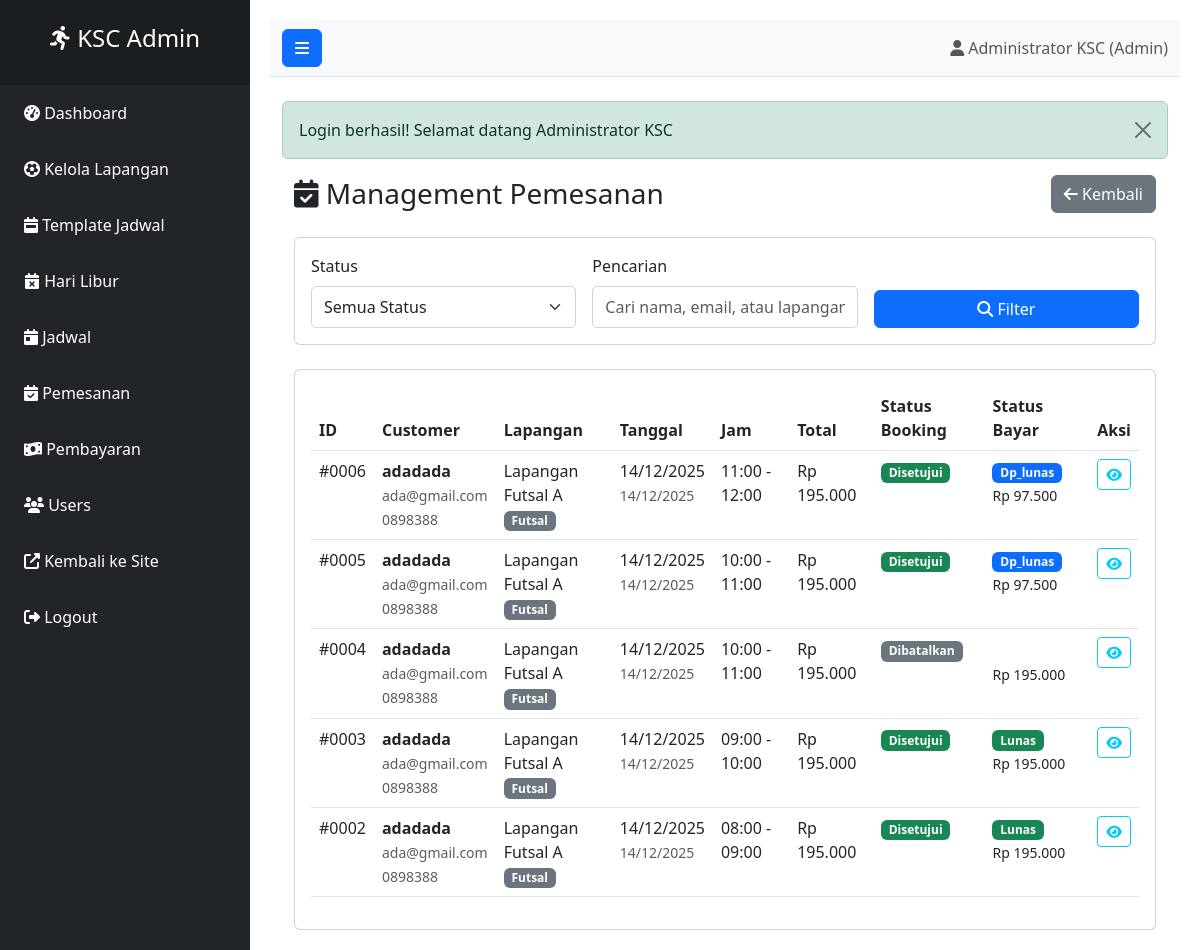
The page /admin/pemesanan.php (signed in) on the database its author committed.
### tables this page shows
CREATE TABLE `pemesanan` (
  `id_pemesanan` int(10) UNSIGNED NOT NULL,
  `id_user` int(10) UNSIGNED NOT NULL,
  `id_jadwal` int(10) UNSIGNED NOT NULL,
  `id_admin` int(10) UNSIGNED DEFAULT NULL,
  `tanggal_pesan` timestamp NOT NULL DEFAULT current_timestamp(),
  `total_harga` decimal(10,2) NOT NULL,
  `status_pemesanan` enum('menunggu','disetujui','ditolak','selesai','dibatalkan') DEFAULT 'menunggu',
  `catatan` text DEFAULT NULL,
  `cancel_reason` text DEFAULT NULL,
  `canceled_at` timestamp NULL DEFAULT NULL,
  `created_at` timestamp NOT NULL DEFAULT current_timestamp(),
  `updated_at` timestamp NULL DEFAULT NULL ON UPDATE current_timestamp()
);

CREATE TABLE `user` (
  `id_user` int(10) UNSIGNED NOT NULL,
  `nama` varchar(100) NOT NULL,
  `username` varchar(50) NOT NULL,
  `email` varchar(150) DEFAULT NULL,
  `no_hp` varchar(20) DEFAULT NULL,
  `password` varchar(255) NOT NULL,
  `role` enum('admin','penyewa') NOT NULL DEFAULT 'penyewa',
  `created_at` timestamp NOT NULL DEFAULT current_timestamp(),
  `updated_at` timestamp NULL DEFAULT NULL ON UPDATE current_timestamp()
);

CREATE TABLE `lapangan` (
  `id_lapangan` int(10) UNSIGNED NOT NULL,
  `nama_lapangan` varchar(100) NOT NULL,
  `tipe_lapangan` enum('Futsal','Badminton','Voli','Basket','Tennis') DEFAULT NULL,
  `harga_per_jam` decimal(10,2) NOT NULL DEFAULT 0.00,
  `deskripsi` text DEFAULT NULL,
  `status_lapangan` enum('aktif','tidak_aktif') DEFAULT 'aktif',
  `id_user` int(10) UNSIGNED NOT NULL,
  `created_at` timestamp NOT NULL DEFAULT current_timestamp(),
  `updated_at` timestamp NULL DEFAULT NULL ON UPDATE current_timestamp()
);

CREATE TABLE `jadwal` (
  `id_jadwal` int(10) UNSIGNED NOT NULL,
  `id_lapangan` int(10) UNSIGNED NOT NULL,
  `tanggal` date NOT NULL,
  `jam_mulai` time NOT NULL,
  `jam_selesai` time NOT NULL,
  `harga` decimal(10,2) DEFAULT NULL,
  `status_ketersediaan` enum('tersedia','dibooking','blokir') DEFAULT 'tersedia',
  `created_at` timestamp NOT NULL DEFAULT current_timestamp(),
  `updated_at` timestamp NULL DEFAULT NULL ON UPDATE current_timestamp()
);

CREATE TABLE `pembayaran` (
  `id_pembayaran` int(10) UNSIGNED NOT NULL,
  `id_pemesanan` int(10) UNSIGNED NOT NULL,
  `tipe_pembayaran` enum('full','dp') DEFAULT 'full',
  `dp_percent` tinyint(3) UNSIGNED DEFAULT 0,
  `dp_amount` decimal(12,2) DEFAULT 0.00,
  `jumlah_bayar` decimal(12,2) NOT NULL,
  `sisa_tagihan` decimal(12,2) DEFAULT 0.00,
  `kode_pembayaran` varchar(50) DEFAULT NULL,
  `metode_bayar` enum('qris','transfer') DEFAULT 'qris',
  `payment_gateway` varchar(50) DEFAULT NULL,
  `external_id` varchar(100) DEFAULT NULL,
  `payment_url` text DEFAULT NULL,
  `expired_time` timestamp NULL DEFAULT NULL,
  `tanggal_bayar` timestamp NULL DEFAULT NULL,
  `status_bayar` enum('pending','lunas','dp_lunas','gagal','dibatalkan','expired') DEFAULT 'pending',
  `bukti_pembayaran` varchar(255) DEFAULT NULL,
  `qr_code` text DEFAULT NULL,
  `created_at` timestamp NOT NULL DEFAULT current_timestamp(),
  `updated_at` timestamp NULL DEFAULT NULL ON UPDATE current_timestamp()
);

### includes/database.php (called while the page is built, shortened)
<?php
class Database {
    private $host = DB_HOST;
    private $user = DB_USER;
    private $pass = DB_PASS;
    private $dbname = DB_NAME;
    private $dbh;
    private $stmt;
    public function __construct() {
        $dsn = 'mysql:host=' . $this->host . ';dbname=' . $this->dbname . ';charset=utf8';
        $options = array(
            PDO::ATTR_PERSISTENT => true,
            PDO::ATTR_ERRMODE => PDO::ERRMODE_EXCEPTION
        );
        try {
            $this->dbh = new PDO($dsn, $this->user, $this->pass, $options);
        } catch(PDOException $e) {
            $this->error = $e->getMessage();
            echo $this->error;
        }
    }
    public function query($sql) {
        $this->stmt = $this->dbh->prepare($sql);
    }
    public function execute() {
        return $this->stmt->execute();
    }
    public function resultSet() {
        $this->execute();
        return $this->stmt->fetchAll(PDO::FETCH_OBJ);
    }
}
?>

### includes/functions.php (called while the page is built, shortened)
<?php
if (!function_exists('formatCurrency')) {
    function formatCurrency($amount) {
        return 'Rp ' . number_format($amount, 0, ',', '.');
    }
}
if (!function_exists('formatDate')) {
    function formatDate($date) {
        return date('d/m/Y', strtotime($date));
    }
}
?>

### admin/pemesanan.php (the view, shortened to what this page needs)
<?php
require_once '../includes/admin-header.php';
require_once '../includes/database.php';
require_once '../includes/functions.php';
$db = new Database();
$search = $_GET['search'] ?? '';
$sql = 'SELECT p.*, u.nama, u.email, u.no_hp,
               l.nama_lapangan, l.tipe_lapangan,
               j.tanggal, j.jam_mulai, j.jam_selesai,
               py.kode_pembayaran, py.status_bayar, py.jumlah_bayar
        FROM pemesanan p
        JOIN user u ON p.id_user = u.id_user
        JOIN jadwal j ON p.id_jadwal = j.id_jadwal
        JOIN lapangan l ON j.id_lapangan = l.id_lapangan
        LEFT JOIN pembayaran py ON p.id_pemesanan = py.id_pemesanan
        WHERE 1=1';
$sql .= ' ORDER BY p.tanggal_pesan DESC';
$db->query($sql);
$bookings = $db->resultSet();
?>
<div class="container-fluid">
    <div class="d-flex justify-content-between align-items-center mb-4">
        <h1 class="h3 mb-0"><i class="fas fa-calendar-check"></i> Management Pemesanan</h1>
        <div>
            <a href="dashboard.php" class="btn btn-secondary">
                <i class="fas fa-arrow-left"></i> Kembali
            </a>
        </div>
    </div>
    <div class="card mb-4">
        <div class="card-body">
            <form method="GET" class="row g-3">
                <div class="col-md-4">
                    <label class="form-label">Status</label>
                    <select class="form-select" name="status">
                        <option value="">Semua Status</option>
                    </select>
                </div>
                <div class="col-md-4">
                    <label class="form-label">Pencarian</label>
                    <input type="text" class="form-control" name="search" value="<?= htmlspecialchars($search) ?>"
                           placeholder="Cari nama, email, atau lapangan...">
                </div>
                <div class="col-md-4 d-flex align-items-end">
                    <button type="submit" class="btn btn-primary w-100">
                        <i class="fas fa-search"></i> Filter
                    </button>
                </div>
            </form>
        </div>
    </div>
    <div class="card">
        <div class="card-body">
            <div class="table-responsive">
                <table class="table table-hover">
                    <thead>
                        <tr>
                            <th>ID</th>
                            <th>Customer</th>
                            <th>Lapangan</th>
                            <th>Tanggal</th>
                            <th>Jam</th>
                            <th>Total</th>
                            <th>Status Booking</th>
                            <th>Status Bayar</th>
                            <th>Aksi</th>
                        </tr>
                    </thead>
                    <tbody>
                        <?php if(empty($bookings)): ?>
                            <tr>
                                <td colspan="9" class="text-center text-muted">Tidak ada data pemesanan</td>
                            </tr>
                        <?php else: ?>
                            <?php foreach($bookings as $booking): ?>
                            <tr>
                                <td>#<?= str_pad($booking->id_pemesanan, 4, '0', STR_PAD_LEFT) ?></td>
                                <td>
                                    <strong><?= $booking->nama ?></strong><br>
                                    <small class="text-muted"><?= $booking->email ?></small><br>
                                    <small class="text-muted"><?= $booking->no_hp ?></small>
                                </td>
                                <td>
                                    <?= $booking->nama_lapangan ?><br>
                                    <span class="badge bg-secondary"><?= $booking->tipe_lapangan ?></span>
                                </td>
                                <td>
                                    <?= formatDate($booking->tanggal) ?><br>
                                    <small class="text-muted"><?= formatDate($booking->tanggal_pesan) ?></small>
                                </td>
                                <td><?= substr($booking->jam_mulai, 0, 5) ?> - <?= substr($booking->jam_selesai, 0, 5) ?></td>
                                <td><?= formatCurrency($booking->total_harga) ?></td>
                                <td>
                                    <?php
                                    $status_class = '';
                                    switch($booking->status_pemesanan) {
                                        case 'disetujui': $status_class = 'bg-success'; break;
                                        case 'dibatalkan': $status_class = 'bg-secondary'; break;
                                    }
                                    ?>
                                    <span class="badge <?= $status_class ?>">
                                        <?= ucfirst($booking->status_pemesanan) ?>
                                    </span>
                                </td>
                                <td>
                                    <?php if($booking->kode_pembayaran): ?>
                                        <?php
                                        $pay_class = '';
                                        switch($booking->status_bayar) {
                                            case 'lunas': $pay_class = 'bg-success'; break;
                                            case 'dp_lunas': $pay_class = 'bg-primary'; break;
                                        }
                                        ?>
                                        <span class="badge <?= $pay_class ?>">
                                            <?= ucfirst($booking->status_bayar) ?>
                                        </span><br>
                                        <small><?= formatCurrency($booking->jumlah_bayar) ?></small>
                                    <?php else: ?>
                                        <span class="badge bg-secondary">Belum Bayar</span>
                                    <?php endif; ?>
                                </td>
                                <td>
                                    <div class="btn-group btn-group-sm">
                                        <button type="button" class="btn btn-outline-info"
                                                onclick="showBookingDetail(<?= $booking->id_pemesanan ?>)">
                                            <i class="fas fa-eye"></i>
                                        </button>
                                    </div>
                                </td>
                            </tr>
                            <?php endforeach; ?>
                        <?php endif; ?>
                    </tbody>
                </table>
            </div>
        </div>
    </div>
</div>
<?php require_once '../includes/admin-footer.php'; ?>

### assets/css/admin.css (style rules this page uses)
.form-control, .form-select { border-radius: 5px; border: 1px solid #ced4da; padding: 8px 12px; }

### rows shown on the page
pemesanan: id_pemesanan "0006", id_user.nama "adadada", id_user.email "ada@gmail.com", id_user.no_hp "0898388", lapangan.nama_lapangan "Lapangan Futsal A", lapangan.tipe_lapangan "Futsal", id_jadwal.tanggal "14/12/2025", tanggal_pesan "14/12/2025", id_jadwal.jam_mulai "11:00", id_jadwal.jam_selesai "12:00", total_harga "Rp 195.000", status_pemesanan "Disetujui", pembayaran.status_bayar "Dp_lunas", pembayaran.jumlah_bayar "Rp 97.500"
pemesanan: id_pemesanan "0005", id_user.nama "adadada", id_user.email "ada@gmail.com", id_user.no_hp "0898388", lapangan.nama_lapangan "Lapangan Futsal A", lapangan.tipe_lapangan "Futsal", id_jadwal.tanggal "14/12/2025", tanggal_pesan "14/12/2025", id_jadwal.jam_mulai "10:00", id_jadwal.jam_selesai "11:00", total_harga "Rp 195.000", status_pemesanan "Disetujui", pembayaran.status_bayar "Dp_lunas", pembayaran.jumlah_bayar "Rp 97.500"
pemesanan: id_pemesanan "0004", id_user.nama "adadada", id_user.email "ada@gmail.com", id_user.no_hp "0898388", lapangan.nama_lapangan "Lapangan Futsal A", lapangan.tipe_lapangan "Futsal", id_jadwal.tanggal "14/12/2025", tanggal_pesan "14/12/2025", id_jadwal.jam_mulai "10:00", id_jadwal.jam_selesai "11:00", total_harga "Rp 195.000", status_pemesanan "Dibatalkan", pembayaran.jumlah_bayar "Rp 195.000"
pemesanan: id_pemesanan "0003", id_user.nama "adadada", id_user.email "ada@gmail.com", id_user.no_hp "0898388", lapangan.nama_lapangan "Lapangan Futsal A", lapangan.tipe_lapangan "Futsal", id_jadwal.tanggal "14/12/2025", tanggal_pesan "14/12/2025", id_jadwal.jam_mulai "09:00", id_jadwal.jam_selesai "10:00", total_harga "Rp 195.000", status_pemesanan "Disetujui", pembayaran.status_bayar "Lunas", pembayaran.jumlah_bayar "Rp 195.000"
pemesanan: id_pemesanan "0002", id_user.nama "adadada", id_user.email "ada@gmail.com", id_user.no_hp "0898388", lapangan.nama_lapangan "Lapangan Futsal A", lapangan.tipe_lapangan "Futsal", id_jadwal.tanggal "14/12/2025", tanggal_pesan "14/12/2025", id_jadwal.jam_mulai "08:00", id_jadwal.jam_selesai "09:00", total_harga "Rp 195.000", status_pemesanan "Disetujui", pembayaran.status_bayar "Lunas", pembayaran.jumlah_bayar "Rp 195.000"

### other values the page prints
$_SESSION['nama'] "Administrator KSC"
$message "Login berhasil! Selamat datang Administrator KSC"
